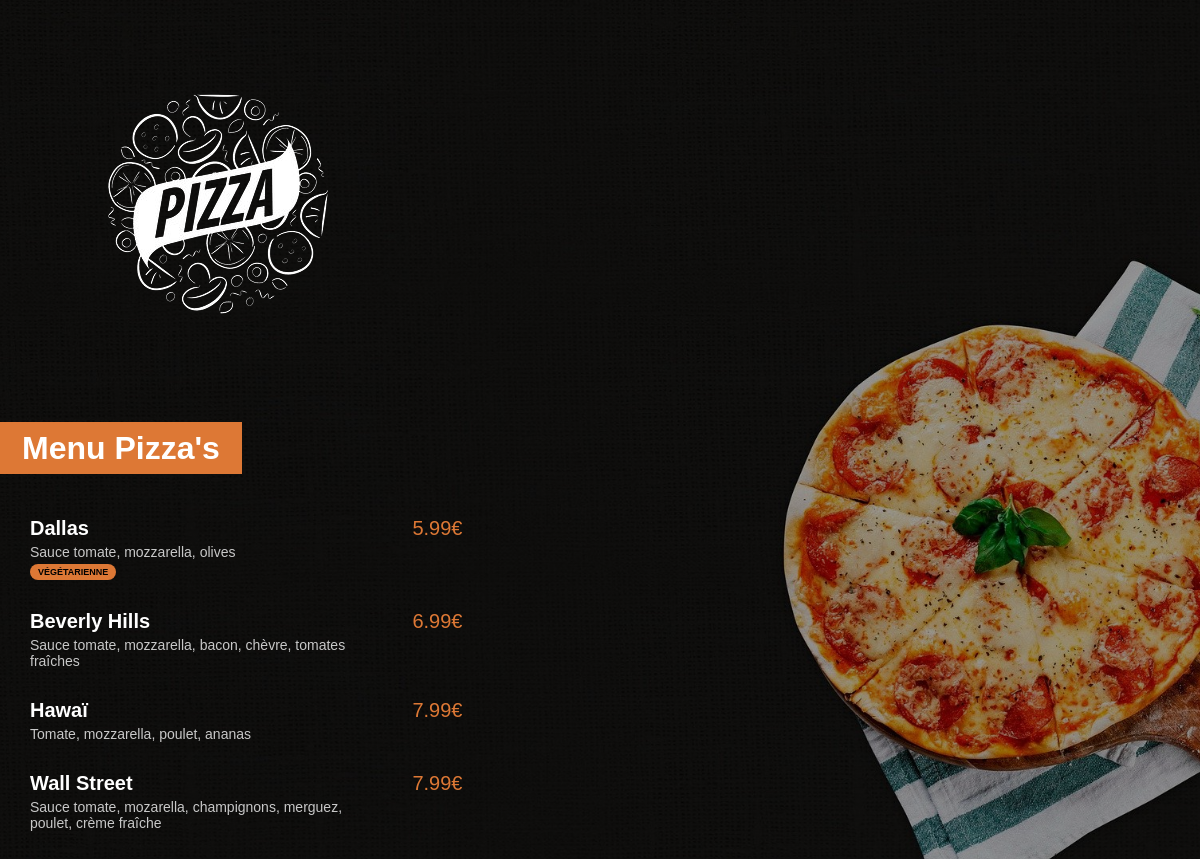
The app's page /menu/ with its own data.
### menu/models.py (models this page shows, shortened)
class Pizza(models.Model):
    nom = models.CharField(max_length=120)
    ingredients = models.CharField(max_length=400)
    prix = models.FloatField(default=0)
    vegetarienne = models.BooleanField(default=False)

### menu/views.py (the view)
# urls.py: path('', views.index, name="index"),
def index(request):
    pizzas = Pizza.objects.all().order_by('prix')
    return render(request, 'menu/index.html', {'pizzas': pizzas})

### menu/templates/menu/index.html (shortened to what this page needs)
{% load static %}
<html lang="fr">
<head>
    <link rel="stylesheet" href="{% static 'menu/style.css' %}">
</head>
<body>
    <a href="{% url 'menu:index' %}"><img id="small_logo" src="{% static 'menu/images/small_logo.png' %}"></a>
    <div class="menu_title">
        <h1>Menu Pizza's</h1>
    </div>
    <div class="menu_list">
        {% for pizza in pizzas %}
        <div class="menu_list_item">
            <span class="menu_list_title">{{pizza.nom}}</span>
            <span class="menu_list_prix">{{pizza.prix | floatformat:2}}€</span>
            <span class="menu_list_ingredients">{{pizza.ingredients}}</span>
            {% if pizza.vegetarienne %}
                <span class="menu_list_badge">VÉGÉTARIENNE</span>
            {% endif %}
        </div>
        {% endfor %}
    </div>
</body>
</html>

### menu/static/menu/style.css (style rules this page uses)
body { background: linear-gradient(0deg, rgba(0, 0, 0, 0.4), rgba(0, 0, 0, 0.4)), url("images/menu_background.jpg") no-repeat center center fixed; -webkit-background-size: cover; -moz-background-size: cover; -o-background-size: cover; background-size: cover; color: white; margin: 0px; font-family: Arial; }
#small_logo { margin-top: 25px; margin-left: 35px; }
h1 { background-color: #DD7835; display: inline; padding: 8px 22px; }
.menu_title { margin-top: 45px; margin-bottom: 50px; }
.menu_list { margin-left: 30px; }
.menu_list_item { margin: 30px 0px; }
.menu_list_title { font-weight: bold; font-size: 20px; display: inline-block; width: 350px; }
.menu_list_prix { font-size: 20px; color: #DD7835; display: inline-block; width: 70px; margin-left: 8px; text-align: right; }
.menu_list_ingredients { font-size: 14px; color: #C8C8C8; margin-top: 4px; display: block; width: 320px; }
.menu_list_badge { background-color: #DD7835; color : black; font-size: 9px; padding: 3px 8px; margin-top: 4px; display: inline-block; border-radius: 8px; font-weight: bold; }

### records on screen
Pizza: nom "Dallas", prix "5.99", ingredients "Sauce tomate, mozzarella, olives", vegetarienne "VÉGÉTARIENNE"
Pizza: nom "Beverly Hills", prix "6.99", ingredients "Sauce tomate, mozzarella, bacon, chèvre, tomates fraîches"
Pizza: nom "Hawaï", prix "7.99", ingredients "Tomate, mozzarella, poulet, ananas"
Pizza: nom "Wall Street", prix "7.99", ingredients "Sauce tomate, mozarella, champignons, merguez, poulet, crème fraîche"
